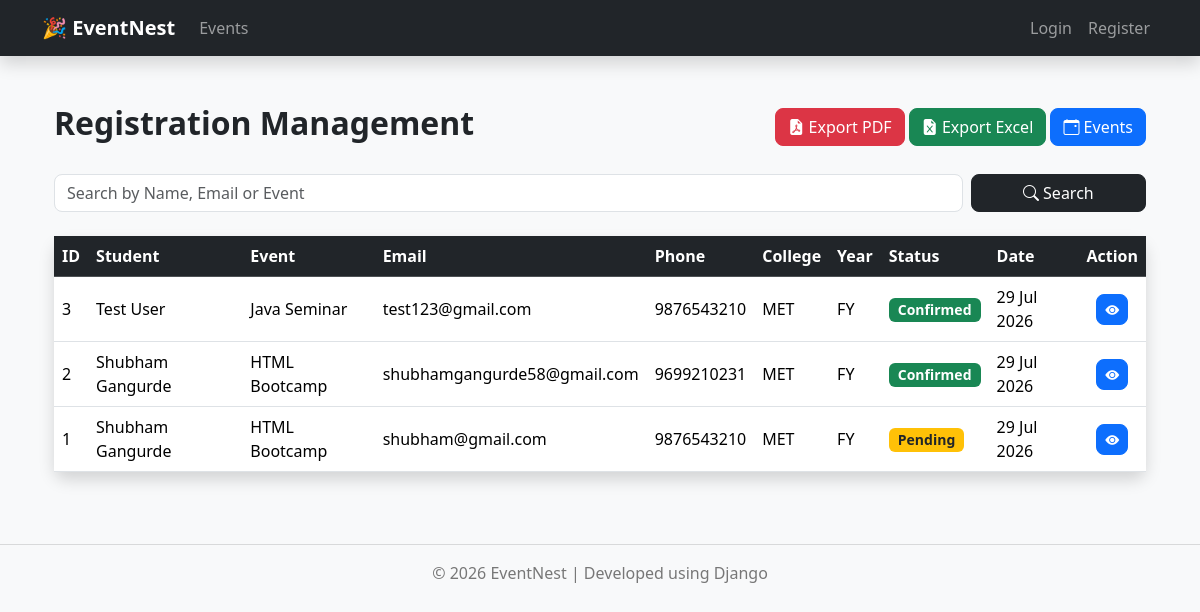
The page /registrations/ on the database as committed earlier.
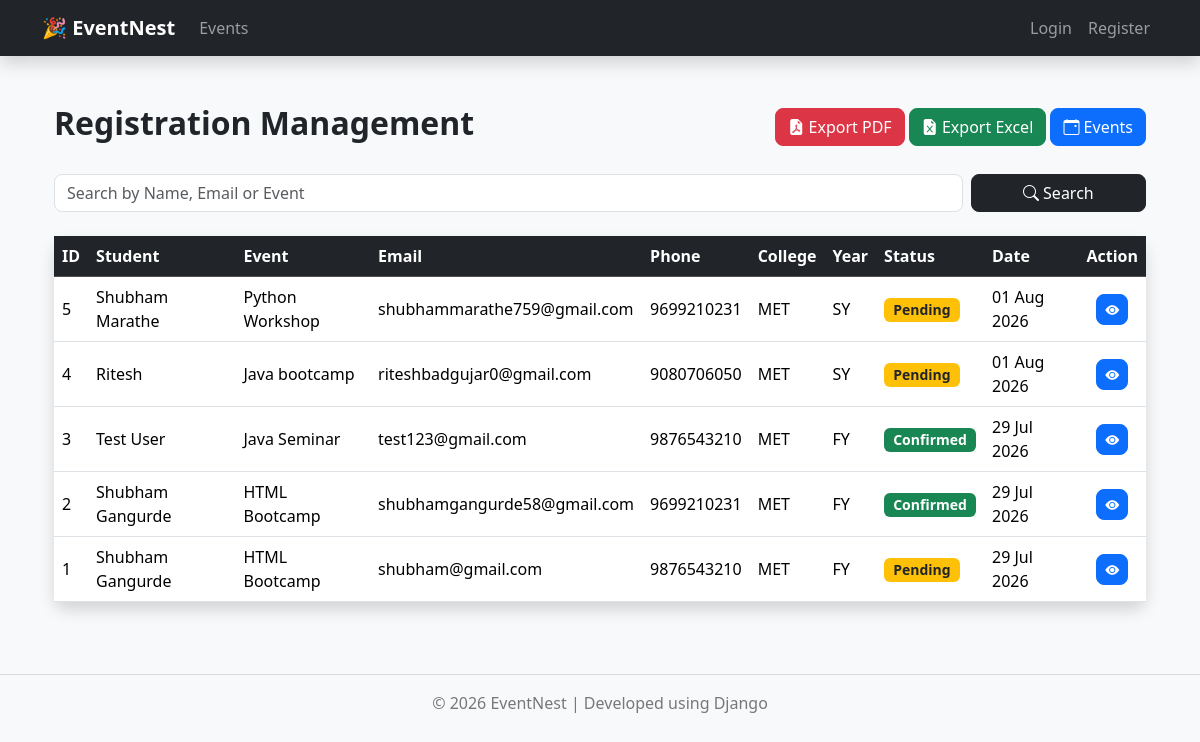
The same page on the database as committed later.
### registrations/models.py (models this page shows, shortened)
class Registration(models.Model):
    STATUS_CHOICES = [
        ("Pending", "Pending"),
        ("Confirmed", "Confirmed"),
        ("Cancelled", "Cancelled"),
    ]
    YEAR_CHOICES = [
        ("FY", "FY"),
        ("SY", "SY"),
        ("TY", "TY"),
        ("Final", "Final"),
    ]
    event = models.ForeignKey(
        Event,
        on_delete=models.CASCADE,
        related_name="registrations"
    )
    full_name = models.CharField(max_length=150)
    email = models.EmailField()
    phone = models.CharField(max_length=15)
    college = models.CharField(max_length=200)
    department = models.CharField(max_length=100)
    year = models.CharField(
        max_length=20,
        choices=YEAR_CHOICES
    )
    registration_date = models.DateTimeField(auto_now_add=True)
    status = models.CharField(
        max_length=20,
        choices=STATUS_CHOICES,
        default="Pending"
    )
    class Meta:
        ordering = ["-registration_date"]
        constraints = [
            models.UniqueConstraint(
                fields=["event", "email"],
                name="unique_event_registration"
            )
        ]

### events/models.py (models this page shows, shortened)
class Event(models.Model):
    CATEGORY_CHOICES = [
        ("Workshop", "Workshop"),
        ("Seminar", "Seminar"),
        ("Hackathon", "Hackathon"),
        ("Competition", "Competition"),
        ("Webinar", "Webinar"),
    ]
    title = models.CharField(
        max_length=200
    )
    description = models.TextField()
    category = models.CharField(
        max_length=50,
        choices=CATEGORY_CHOICES,
        default="Workshop"
    )
    organizer = models.CharField(
        max_length=150
    )
    venue = models.CharField(
        max_length=150
    )
    event_date = models.DateField()
    registration_deadline = models.DateField(
        default=date.today
    )
    start_time = models.TimeField()
    end_time = models.TimeField()
    total_seats = models.PositiveIntegerField(
        default=0
    )
    available_seats = models.PositiveIntegerField(
        default=0
    )
    event_banner = models.ImageField(
        upload_to="events/",
        blank=True,
        null=True
    )
    status = models.BooleanField(
        default=True,
        help_text="True = Active, False = Inactive"
    )
    created_at = models.DateTimeField(
        auto_now_add=True
    )
    updated_at = models.DateTimeField(
        auto_now=True
    )
    class Meta:
        ordering = ["event_date", "start_time"]
        verbose_name = "Event"
        verbose_name_plural = "Events"

### registrations/views.py (the view)
def registration_list(request):
    query = request.GET.get("q", "")
    registrations = Registration.objects.select_related("event")
    if query:
        registrations = registrations.filter(
            Q(full_name__icontains=query) |
            Q(email__icontains=query) |
            Q(event__title__icontains=query)
        )
    return render(
        request,
        "registrations/registration_list.html",
        {
            "registrations": registrations,
            "query": query
        }
    )

### templates/registrations/registration_list.html (shortened to what this page needs)
{% extends "base.html" %}
{% block content %}
<div class="container py-4">
    <div class="d-flex justify-content-between align-items-center mb-4">
        <h2 class="fw-bold">
            Registration Management
        </h2>
        <div>
            <a href="{% url 'export_registration_pdf' %}"
               class="btn btn-danger">
                <i class="bi bi-file-earmark-pdf-fill"></i>
                Export PDF
            </a>
            <a href="{% url 'export_excel' %}"
                class="btn btn-success">
                    <i class="bi bi-file-earmark-excel-fill"></i>
                    Export Excel
            </a>
            <a href="{% url 'event_list' %}"
               class="btn btn-primary">
                <i class="bi bi-calendar-event"></i>
                Events
            </a>
        </div>
    </div>
    <form method="GET" class="row g-2 mb-4">
        <div class="col-md-10">
            <input
                type="text"
                name="q"
                value="{{ query }}"
                class="form-control"
                placeholder="Search by Name, Email or Event">
        </div>
        <div class="col-md-2">
            <button class="btn btn-dark w-100">
                <i class="bi bi-search"></i>
                Search
            </button>
        </div>
    </form>
    <div class="card shadow border-0">
        <div class="card-body p-0">
            <div class="table-responsive">
                <table class="table table-hover align-middle mb-0">
                    <thead class="table-dark">
                    <tr>
                        <th>ID</th>
                        <th>Student</th>
                        <th>Event</th>
                        <th>Email</th>
                        <th>Phone</th>
                        <th>College</th>
                        <th>Year</th>
                        <th>Status</th>
                        <th>Date</th>
                        <th class="text-center">Action</th>
                    </tr>
                    </thead>
                    <tbody>
                    {% for registration in registrations %}
                    <tr>
                        <td>{{ registration.id }}</td>
                        <td>{{ registration.full_name }}</td>
                        <td>{{ registration.event.title }}</td>
                        <td>{{ registration.email }}</td>
                        <td>{{ registration.phone }}</td>
                        <td>{{ registration.college }}</td>
                        <td>{{ registration.year }}</td>
                        <td>
                            {% if registration.status == "Confirmed" %}
                                <span class="badge bg-success">
                                    Confirmed
                                </span>
                            {% elif registration.status == "Cancelled" %}
                                <span class="badge bg-danger">
                                    Cancelled
                                </span>
                            {% else %}
                                <span class="badge bg-warning text-dark">
                                    Pending
                                </span>
                            {% endif %}
                        </td>
                        <td>
                            {{ registration.registration_date|date:"d M Y" }}
                        </td>
                        <td class="text-center">
                            <a href="{% url 'registration_detail' registration.id %}"
                               class="btn btn-primary btn-sm">
                                <i class="bi bi-eye-fill"></i>
                            </a>
                        </td>
                    </tr>
                    {% endfor %}
                    </tbody>
                </table>
            </div>
        </div>
    </div>
</div>
{% endblock %}

Rows that differ between the two databases and show on the page:
added Registration: id "5", full_name "Shubham Marathe", event "Python Workshop", email "shubhammarathe759@gmail.com", phone "9699210231", college "MET", year "SY", status "Pending", registration_date "01 Aug 2026"
added Registration: id "4", full_name "Ritesh", event "Java bootcamp", email "riteshbadgujar0@gmail.com", phone "9080706050", college "MET", year "SY", status "Pending", registration_date "01 Aug 2026"
